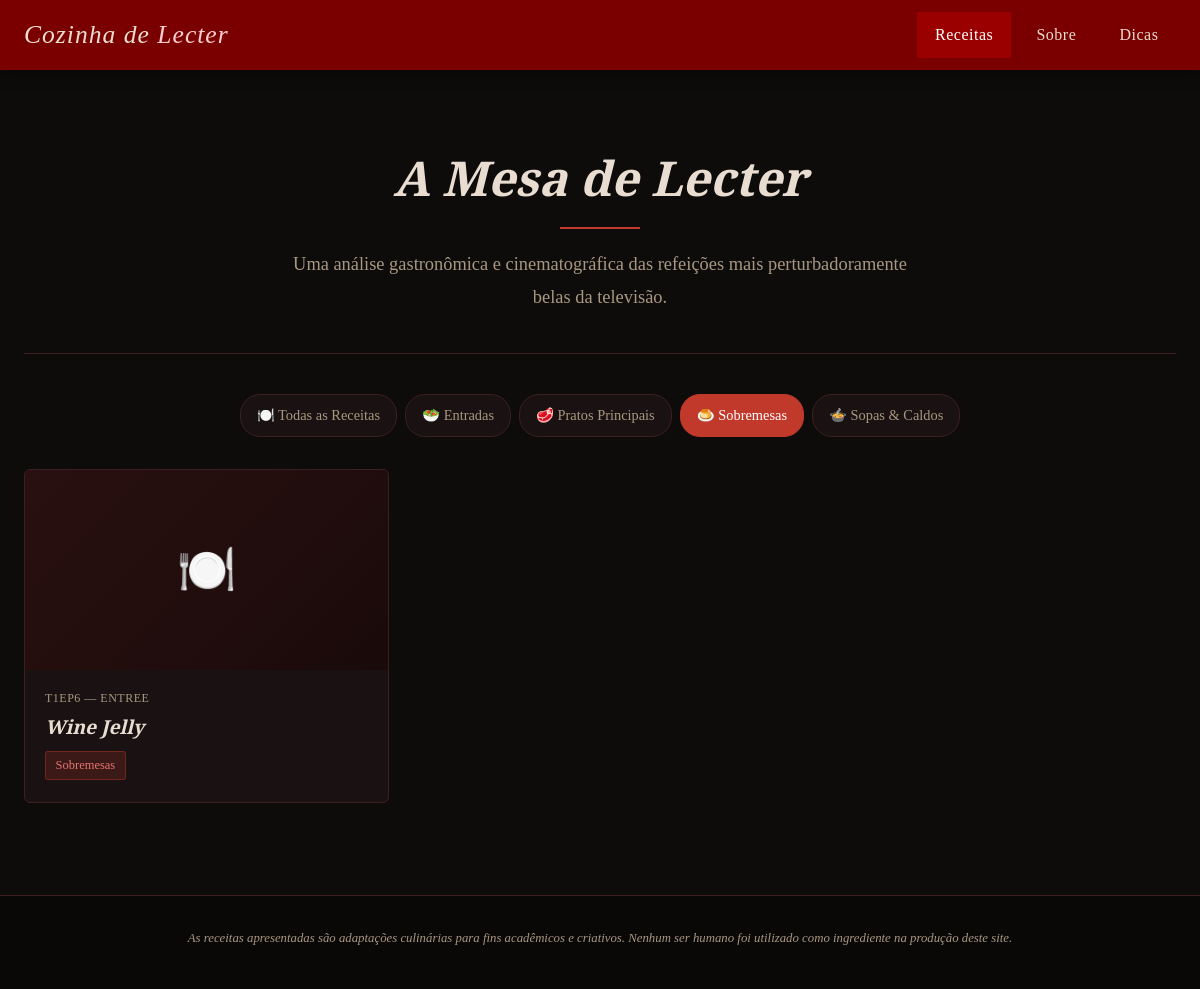
Page /index.php?categoria=sobremesas on the committed database.
### tables this page shows
CREATE TABLE IF NOT EXISTS receitas (
    id INT AUTO_INCREMENT PRIMARY KEY,
    episodio VARCHAR(100) NOT NULL,
    titulo VARCHAR(200) NOT NULL,
    categoria VARCHAR(50) NOT NULL,
    imagem VARCHAR(255),
    descricao LONGTEXT NOT NULL,
    curiosidade LONGTEXT NOT NULL,
    criado_em TIMESTAMP DEFAULT CURRENT_TIMESTAMP
);

### index.php (the view, shortened to what this page needs)
<?php
require 'php/conexao.php';
$categoriaFiltro = isset($_GET['categoria']) ? $_GET['categoria'] : 'todas';
$stmt = $pdo->query("SELECT DISTINCT categoria FROM receitas ORDER BY categoria");
$categorias = $stmt->fetchAll(PDO::FETCH_COLUMN);
if ($categoriaFiltro === 'todas') {
    $stmt = $pdo->query("SELECT id, episodio, titulo, categoria, imagem FROM receitas ORDER BY id");
} else {
    $stmt = $pdo->prepare("SELECT id, episodio, titulo, categoria, imagem FROM receitas WHERE categoria = ? ORDER BY id");
    $stmt->execute([$categoriaFiltro]);
}
$receitas = $stmt->fetchAll();
?>
<!DOCTYPE html>
<html lang="pt-BR">
<head>
    <link rel="stylesheet" href="css/style.css">
</head>
<body>
    <?php include 'php/header.php'; ?>
    <main class="conteudo-principal">
        <div class="container">
            <section class="hero">
                <h1>A Mesa de Lecter</h1>
                <div class="divisor"></div>
                <p>
                    Uma análise gastronômica e cinematográfica
                    das refeições mais perturbadoramente belas da televisão.
                </p>
            </section>
            <div class="filtro-categorias">
                <a href="index.php?categoria=todas" class="<?= ($categoriaFiltro === 'todas') ? 'ativo' : '' ?>">
                    🍽️ Todas as Receitas
                </a>
                <?php foreach ($categorias as $cat): ?>
                    <a href="index.php?categoria=<?= urlencode($cat) ?>"
                       class="<?= ($categoriaFiltro === $cat) ? 'ativo' : '' ?>">
                        <?php
                        $labels = [
                            'entradas' => '🥗 Entradas',
                            'sopas' => '🍲 Sopas & Caldos',
                            'pratos-principais' => '🥩 Pratos Principais',
                            'frutos-do-mar' => '🦪 Frutos do Mar',
                            'sobremesas' => '🍮 Sobremesas'
                        ];
                        echo $labels[$cat] ?? ucfirst($cat);
                        ?>
                    </a>
                <?php endforeach; ?>
            </div>
            <section class="grid-receitas">
                <?php if (count($receitas) > 0): ?>
                    <?php foreach ($receitas as $receita): ?>
                        <a href="receita.php?id=<?= $receita['id'] ?>" class="card-receita">
                            <?php if ($receita['imagem']): ?>
                                <img src="<?= htmlspecialchars($receita['imagem']) ?>"
                                     alt="<?= htmlspecialchars($receita['titulo']) ?>">
                            <?php else: ?>
                                <div class="card-img-placeholder">🍽️</div>
                            <?php endif; ?>
                            <div class="card-corpo">
                                <span class="card-episodio"><?= htmlspecialchars($receita['episodio']) ?></span>
                                <h3 class="card-titulo"><?= htmlspecialchars($receita['titulo']) ?></h3>
                                <span class="card-categoria">
                                    <?php
                                    $labels = [
                                        'entradas' => 'Entradas',
                                        'sopas' => 'Sopas & Caldos',
                                        'pratos-principais' => 'Pratos Principais',
                                        'frutos-do-mar' => 'Frutos do Mar',
                                        'sobremesas' => 'Sobremesas'
                                    ];
                                    echo $labels[$receita['categoria']] ?? ucfirst($receita['categoria']);
                                    ?>
                                </span>
                            </div>
                        </a>
                    <?php endforeach; ?>
                <?php endif; ?>
            </section>
        </div>
    </main>
    <?php include 'php/footer.php'; ?>
</body>
</html>

### css/style.css (style rules this page uses)
:root { --cor-fundo: #0e0b0b; --cor-fundo-card: #1a1212; --cor-fundo-alt: #140f0f; --cor-menu: #7a0000; --cor-menu-hover: #9b0000; --cor-destaque: #c0392b; --cor-texto: #e8ddd0; --cor-texto-suave: #a89880; --cor-borda: #3a2020; --fonte-titulo: 'Playfair Display', Georgia, serif; --fonte-corpo: 'EB Garamond', 'Times New Roman', serif; --altura-menu: 70px; --transicao: 0.3s ease; }
* { margin: 0; padding: 0; box-sizing: border-box; }
html { scroll-behavior: smooth; }
body { background-color: var(--cor-fundo); color: var(--cor-texto); font-family: var(--fonte-corpo); font-size: 1.05rem; line-height: 1.75; min-height: 100vh; }
a { color: var(--cor-destaque); text-decoration: none; transition: color var(--transicao); }
h1, h2, h3, h4, h5 { font-family: var(--fonte-titulo); font-weight: 700; line-height: 1.25; color: var(--cor-texto); }
h1 { font-size: 2.6rem; }
h3 { font-size: 1.5rem; }
p { margin-bottom: 1rem; }
.container { max-width: 1200px; margin: 0 auto; padding: 0 1.5rem; }
.conteudo-principal { padding-top: calc(var(--altura-menu) + 30px); padding-bottom: 60px; min-height: calc(100vh - var(--altura-menu)); }
.hero { text-align: center; padding: 3rem 1.5rem 2.5rem; border-bottom: 1px solid var(--cor-borda); margin-bottom: 2.5rem; }
.hero h1 { font-size: 3rem; font-style: italic; margin-bottom: 0.75rem; }
.hero p { font-size: 1.15rem; color: var(--cor-texto-suave); max-width: 650px; margin: 0 auto; }
.divisor { width: 80px; height: 2px; background: var(--cor-destaque); margin: 1.2rem auto; }
.filtro-categorias { display: flex; gap: 0.5rem; flex-wrap: wrap; margin-bottom: 2rem; justify-content: center; }
.filtro-categorias a { background-color: var(--cor-fundo-card); border: 1px solid var(--cor-borda); color: var(--cor-texto-suave); padding: 0.5rem 1rem; border-radius: 20px; font-size: 0.9rem; transition: all var(--transicao); }
.filtro-categorias a:hover, .filtro-categorias a.ativo { background-color: var(--cor-destaque); border-color: var(--cor-destaque); color: #fff; }
.grid-receitas { display: grid; grid-template-columns: repeat(auto-fill, minmax(280px, 1fr)); gap: 1.75rem; margin-bottom: 2rem; }
.card-receita { background-color: var(--cor-fundo-card); border: 1px solid var(--cor-borda); border-radius: 6px; overflow: hidden; transition: transform var(--transicao), box-shadow var(--transicao), border-color var(--transicao); cursor: pointer; }
.card-img-placeholder { width: 100%; height: 200px; background: linear-gradient(135deg, #2a1010, #1a0a0a); display: flex; align-items: center; justify-content: center; font-size: 3rem; color: var(--cor-borda); }
.card-corpo { padding: 1.1rem 1.25rem 1.4rem; }
.card-episodio { display: block; font-size: 0.75rem; color: var(--cor-texto-suave); letter-spacing: 0.5px; margin-bottom: 0.4rem; text-transform: uppercase; }
.card-titulo { font-size: 1.2rem; font-style: italic; margin-bottom: 0.6rem; }
.card-categoria { display: inline-block; background-color: rgba(192, 57, 43, 0.2); border: 1px solid rgba(192, 57, 43, 0.4); color: #e57373; font-size: 0.78rem; padding: 0.15rem 0.6rem; border-radius: 3px; }

### rows in the picture
receitas: episodio "T1EP6 — ENTREE", titulo "Wine Jelly", categoria "Sobremesas"

### other values in the picture
$labels[$cat] "🥗 Entradas"
$labels[$cat] "🥩 Pratos Principais"
$labels[$cat] "🍮 Sobremesas"
$labels[$cat] "🍲 Sopas & Caldos"
